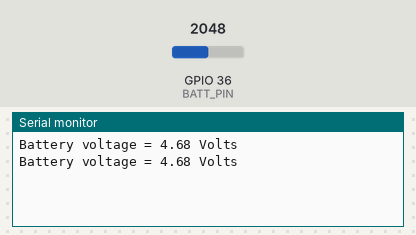
A sketch run on a simulated ESP32. On the bench: the last lines printed to the serial monitor. The inputs (shaded band) are chosen by the test bench; at power-on: GPIO 36 (BATT_PIN) = 2048.

Above: at 1.8 s.
1.9 s: GPIO 36 (BATT_PIN) set to 2866
At 2.8 s:
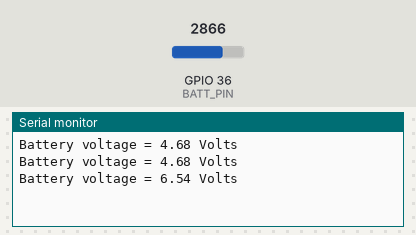
3.4 s: GPIO 36 (BATT_PIN) set to 3603
At 4.6 s:
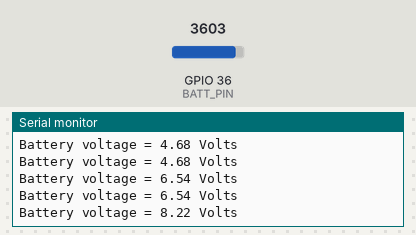
Timing chart, 0 to 6.4 s (numbered marks = the images above; inputs shaded):
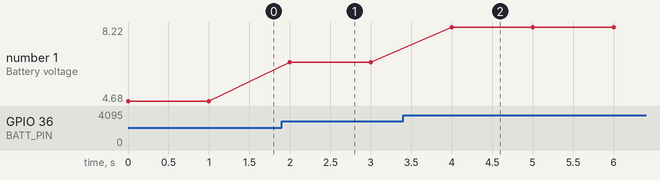

Measured:
- after the input at 1.9 s, the serial monitor: prints a new line after 0.10 s (image 1)
- after the input at 3.4 s, the serial monitor: prints a new line after 0.60 s (image 2)
- plotted number 1: 4.68 → 6.54 after the input at 1.9 s, 6.54 → 8.22 after the input at 3.4 s

The sketch:

Battery_Test.ino
```cpp
// OpenBCI Bttery Voltage Test
// ESP32 DevKitC on OpenBCI_ESP - Arduino IDE 1.8.13
// Default Freq 100 KHz

#include <Wire.h>
#include "ADS131ESP.h"

void setup() {
   Serial.begin (115200);

}

void loop() {
  Serial.print("Battery voltage = ");

  float battery_Volts = ((float) analogRead(BATT_PIN) / 4096) * BATT_MAX;
  Serial.print(battery_Volts,2);
  Serial.println(" Volts");
  delay (1000);

}
```

ADS131ESP.h
```cpp
// (licence header left out)
#ifndef __ADS131ESP_H__
#define __ADS131ESP_H__


#define DEVKIT_C            // Original Board which uses DevKIT C
//#define WROOM               //   // New Board with WROOM and LiPo

#define SERIAL_0_PORT       BTSERIAL // The primary serial Port will use the Bluetooth serial

#define SERIAL_1_PORT       ESP_SERIAL_0  // The serial debug and test port will be over the USB port
#define SERIAL_TX_PIN       3
#define SERIAL_RX_PIN       1

#if defined(DEVKIT_C)
#define LED_1_PIN           19
#define LED_2_PIN           18
#define BUTTON_1_PIN        26
#define BUTTON_2_PIN        27
#define BATT_PORT           ADC1_CH0  // Measure 5V Rail
#define BATT_PIN            36    // via 220k/120k divider
#define BATT_MAX            (3.3f * (220.0f + 120.0f)/120.0f)

#elif defined(WROOM)
#define LED_1_PIN           4   // WiFi LED
#define LED_2_PIN           16  // Bluetooth LED
#define STATUS_PIN          19  // Status LED
#define BUTTON_1_PIN        26
#define BUTTON_2_PIN        27
#define BATT_PORT           ADC1_CH6  // Measure Battery Voltage
#define BATT_PIN            34    // via 220k/120k divider
#define BATT_MAX            (3.3f * (220.0f + 120.0f)/120.0f)

#else
#error "Unknown Board Type"
#endif

#define ACCEL_PORT          I2C
#define ACCEL_SDA_PIN       21
#define ACCEL_SCL_PIN       22
#define ACCEL_INT_PIN       27
#define ACCEL_I2C_ADDRESS   0x19


#define ADS131_PORT        HSPI
#define ADS131_MOSI_PIN    13
#define ADS131_MISO_PIN    12
#define ADS131_SCK_PIN     14
#define ADS131_SSEL_PIN    15
#define ADS131_RESET_PIN   17
#define ADS131_DRDY_PIN    25


#endif // __ADS131ESP_H__
```
